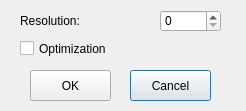
<?xml version="1.0" encoding="UTF-8"?>
<ui version="4.0">
 <class>RightAngleOptionDialog</class>
 <widget class="QDialog" name="RightAngleOptionDialog">
  <property name="geometry">
   <rect>
    <x>0</x>
    <y>0</y>
    <width>246</width>
    <height>111</height>
   </rect>
  </property>
  <property name="minimumSize">
   <size>
    <width>246</width>
    <height>100</height>
   </size>
  </property>
  <property name="maximumSize">
   <size>
    <width>346</width>
    <height>300</height>
   </size>
  </property>
  <property name="windowTitle">
   <string>Option Dialog</string>
  </property>
  <widget class="QLabel" name="label">
   <property name="geometry">
    <rect>
     <x>20</x>
     <y>10</y>
     <width>61</width>
     <height>21</height>
    </rect>
   </property>
   <property name="text">
    <string>Resolution:</string>
   </property>
  </widget>
  <widget class="QSpinBox" name="spinBoxResolution">
   <property name="geometry">
    <rect>
     <x>160</x>
     <y>10</y>
     <width>61</width>
     <height>22</height>
    </rect>
   </property>
  </widget>
  <widget class="QPushButton" name="pushButtonCancel">
   <property name="geometry">
    <rect>
     <x>130</x>
     <y>70</y>
     <width>81</width>
     <height>31</height>
    </rect>
   </property>
   <property name="text">
    <string>Cancel</string>
   </property>
  </widget>
  <widget class="QPushButton" name="pushButtonOK">
   <property name="geometry">
    <rect>
     <x>30</x>
     <y>70</y>
     <width>81</width>
     <height>31</height>
    </rect>
   </property>
   <property name="text">
    <string>OK</string>
   </property>
  </widget>
  <widget class="QCheckBox" name="checkBoxOptimization">
   <property name="geometry">
    <rect>
     <x>20</x>
     <y>40</y>
     <width>141</width>
     <height>17</height>
    </rect>
   </property>
   <property name="text">
    <string>Optimization</string>
   </property>
  </widget>
 </widget>
 <layoutdefault spacing="6" margin="11"/>
 <resources/>
 <connections/>
</ui>
